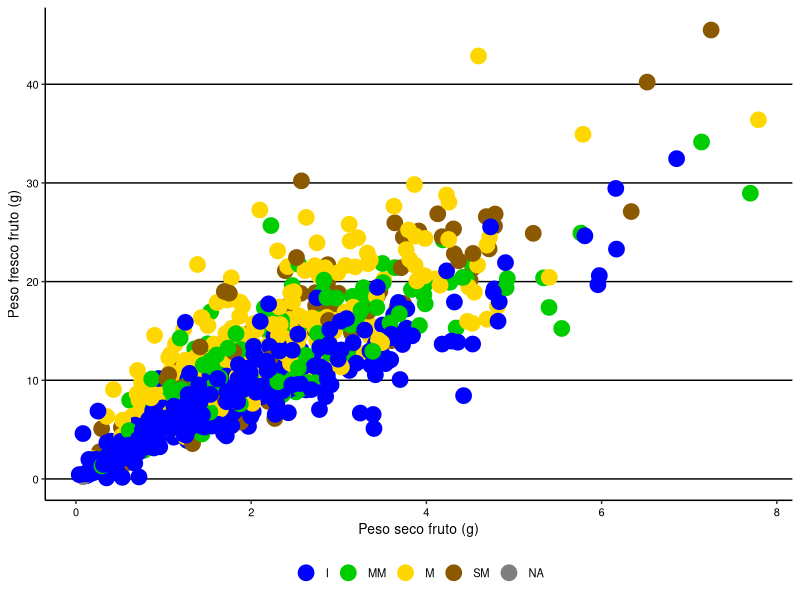

The R source for this figure: (Note: this script raises an error after producing the figure.)
## ---- chunk 1
knitr::opts_chunk$set(warning = FALSE, message = FALSE, echo = FALSE)


# datospeso <-read_excel("nombre.xlsx", sheet="indicarhoja")
library(readxl)
datospeso <- read_excel("database.xlsx", sheet="fisico")

datospeso$year<-factor(datospeso$year,levels=c("2019","2021","2022"))
datospeso$site<-factor(datospeso$site,levels=c("concordia", "palmar","gualeguaychu"))
datospeso$mad<-factor(datospeso$mad,levels=c("I", "MM","M","SM"))
datospeso$phenotype<-as.factor(datospeso$phenotype)
datospeso$n <-as.factor(datospeso$n)
datospeso$mad <-as.factor(datospeso$mad)
datospeso$pff <- as.numeric(datospeso$pff)
datospeso$pss <- as.numeric(datospeso$pss)

## ---- chunk 2
knitr::opts_chunk$set(warning = FALSE, message = FALSE, echo = FALSE)

# Se quitan filas sin datos de peso seco (en este caso no hay)
library(dplyr)
datospeso_sna <- datospeso %>% filter(!is.na(psf))

## ---- chunk 3
knitr::opts_chunk$set(warning = FALSE, message = FALSE, echo = FALSE)

library(ggplot2)

gg_pesoseco_3a <- ggplot(data=datospeso_sna, aes(x=psf, y=pff, color=mad))+
  geom_point(size=5)+
  # facet_grid(.~year)+
  labs(x="Peso seco fruto (g)", y="Peso fresco fruto (g)")+
  theme_classic()+
  theme(plot.title = element_text(hjust = 0.5, size = rel(1.5))) +
  scale_color_manual(values = c("blue","green3","gold","orange4")) +
  # scale_color_manual(values = c("coral1","burlywood2","palegreen4")) +
  theme(legend.title=element_blank())+
  theme(legend.position='bottom')+
  theme(panel.grid.major.y = element_line(color='black'))+
  theme(panel.grid.major.x = element_blank())+
  theme(text = element_text(size=10, color='black'))+
  theme(axis.text = element_text(color='black'))
gg_pesoseco_3a

## ---- chunk 4
knitr::opts_chunk$set(warning = FALSE, message = FALSE, echo = FALSE)

modelo_ps <- lm(psf ~ pff, data=datospeso)

## ---- chunk 5
knitr::opts_chunk$set(warning = FALSE, message = FALSE, echo = FALSE)

# Crear un nuevo data frame con los valores para pff, site y phenotype
nuevos_datos <- data.frame(
  pff = datospeso$pff  # Valores de pff
)

# Hacer predicciones
predicciones1 <- predict(modelo_ps, newdata = nuevos_datos)

# Ver las predicciones
# print(predicciones1)

modelo_ps

## ---- chunk 6
knitr::opts_chunk$set(warning = FALSE, message = FALSE, echo = FALSE)

summary(modelo_ps)

## ---- chunk 7
knitr::opts_chunk$set(warning = FALSE, message = FALSE, echo = FALSE)


# datospeso<-read_excel("database.xlsx", sheet="datospeso")
library(dplyr)

datospeso2022 <- datospeso %>% filter(year == 2022)
datospeso2022 <- datospeso2022 %>% filter(site == "concordia" | site == "gualeguaychu")


## ---- chunk 8
knitr::opts_chunk$set(warning = FALSE, message = FALSE, echo = FALSE)

datospeso2022$psp <- datospeso2022$psf * 0.4842

## ---- chunk 9
knitr::opts_chunk$set(warning = FALSE, message = FALSE, echo = FALSE)

datospeso2022 <- datospeso2022 %>% filter(psp >= 0)

## ---- chunk 10
knitr::opts_chunk$set(warning = FALSE, message = FALSE, echo = FALSE)

library(ggplot2)

gg_pesoseco <- ggplot(data=datospeso2022, aes(x=psp, y=pff, color=site, shape=mad))+
  geom_point(size=5)+
  # facet_grid(.~year)+
  labs(x="Peso seco pulpa (g)", y="Peso fresco fruto (g)")+
  theme_classic()+
  theme(plot.title = element_text(hjust = 0.5, size = rel(1.5))) +
  scale_color_manual(values = c("coral1","palegreen4")) +
  # scale_color_manual(values = c("coral1","burlywood2","palegreen4")) +
  theme(legend.title=element_blank())+
  theme(legend.position='bottom')+
  theme(panel.grid.major.y = element_line(color='black'))+
  theme(panel.grid.major.x = element_blank())+
  theme(text = element_text(size=10, color='black'))+
  theme(axis.text = element_text(color='black'))

## ---- chunk 11
knitr::opts_chunk$set(warning = FALSE, message = FALSE, echo = FALSE)

library(lme4)
library(lmerTest)

modelo_psp <- lmer(psp ~ pff + (1|site/phenotype) + (1|mad), datospeso2022)

## ---- chunk 12
knitr::opts_chunk$set(warning = FALSE, message = FALSE, echo = FALSE)


# datospeso<-read_excel("database.xlsx", sheet="datospeso")
library(readxl)
datospeso3 <- read_excel("database.xlsx", sheet="psp")

datospeso3$year<-factor(datospeso3$year,levels=c("2019","2021","2022"))
datospeso3$site<-factor(datospeso3$site,levels=c("concordia", "palmar","gualeguaychu"))
datospeso3$phenotype<-as.factor(datospeso3$phenotype)
datospeso3$mad <-as.factor(datospeso3$mad)

datospeso3$pff <- as.numeric(datospeso3$pff)

## ---- chunk 13
knitr::opts_chunk$set(warning = FALSE, message = FALSE, echo = FALSE)

# Crear un nuevo data frame con los valores para pff, site y phenotype
nuevos_datos <- data.frame(
  pff = datospeso3$pff,  # Valores de pff
  site = datospeso3$site,  # Valores de site
  phenotype = datospeso3$phenotype,  # Valores de phenotype
  mad = datospeso3$mad
)

# Hacer predicciones
predicciones3 <- predict(modelo_psp, newdata = nuevos_datos)

# Ver las predicciones
print(predicciones3)

## ---- chunk 14
knitr::opts_chunk$set(warning = FALSE, message = FALSE, echo = FALSE)

datospeso3$predichos <- predicciones

datospeso3$f_psp <- datospeso3$predichos / datospeso3$pff

## ---- chunk 15
knitr::opts_chunk$set(warning = FALSE, message = FALSE, echo = FALSE)

tabla_ps <- datospeso3 %>%
  dplyr::group_by(phenotype) %>%
  dplyr::summarise(mean=mean(f_psp))

tabla_ps
